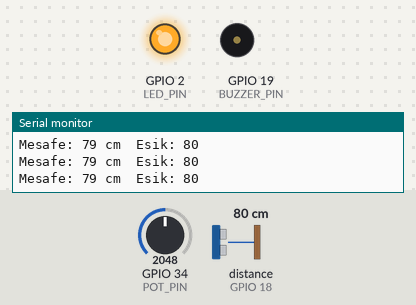
Recording of a program running on a simulated ESP32. On the bench: output pins drawn as LEDs (lit = HIGH), buzzer (waves = sounding), the last lines printed to the serial monitor. Wiring (inferred from the names in the program): ultrasonic range finder: trigger GPIO 5; echo GPIO 18. The inputs (shaded band) are chosen by the test bench; at power-on: distance to the obstacle (sensor on GPIO 18) 80 cm, GPIO 34 (POT_PIN) = 2048. The echo pulse lasts 58.3 µs per cm; pins used as bus, display or sensor lines are not drawn.

Above: at 1.25 s.
1.9 s: distance to the obstacle (sensor on GPIO 18) set to 2 cm
4.9 s: distance to the obstacle (sensor on GPIO 18) set to 18 cm
At 5.15 s:
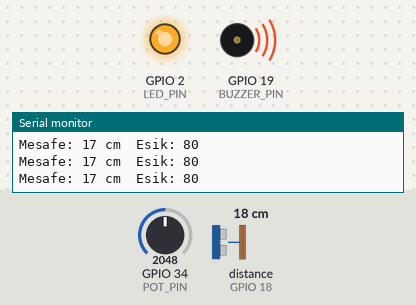
7.9 s: GPIO 34 (POT_PIN) set to 491
At 8.2 s:
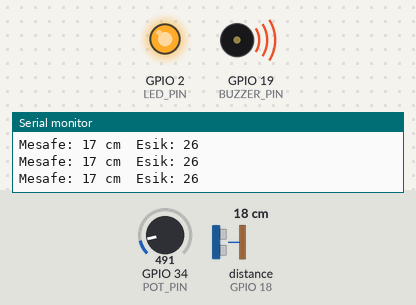
10.9 s: GPIO 34 (POT_PIN) set to 253
13.9 s: GPIO 34 (POT_PIN) set to 221
Timing chart, 0 to 16.4 s (numbered marks = the images above; inputs shaded):
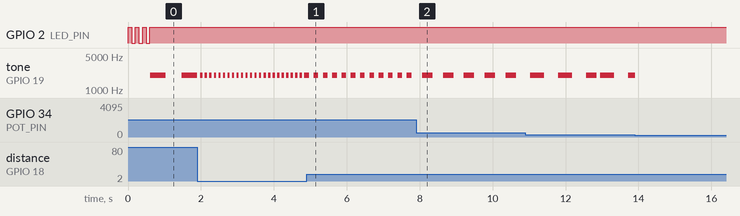

The program:

main.cpp
```cpp
#include <Arduino.h>
#include <WiFi.h>
#include <AsyncTCP.h>
#include <ESPAsyncWebServer.h>
#include <esp_sleep.h>

#define TRIG_PIN    5
#define ECHO_PIN    18
#define BUZZER_PIN  19
#define POT_PIN     34

#define BUZZER_CH   0
#define BUZZER_FREQ 2000
#define BUZZER_RES  8

#define LED_PIN     2

#define INACTIVITY_MS  120000UL
#define SLEEP_WAKEUP_S 10

RTC_DATA_ATTR int bootCount = 0;
RTC_DATA_ATTR unsigned long lastDistCm = 0;

AsyncWebServer server(80);
AsyncWebSocket ws("/ws");

int mesafe = 0;
int esik = 50;
unsigned long sonHareket = 0;
unsigned long sonBip = 0;
int bipAralik = 0;
bool bipDurum = false;

const char index_html[] PROGMEM = R"rawliteral(
<!DOCTYPE html>
<html lang="tr">
<head>
<meta charset="UTF-8">
<meta name="viewport" content="width=device-width, initial-scale=1.0">
<title>Park Sens&ouml;r&uuml;</title>
<style>
  * { margin: 0; padding: 0; box-sizing: border-box; }
  body {
    font-family: -apple-system, system-ui, sans-serif;
    background: #1a1a2e; color: #eee;
    min-height: 100vh; display: flex;
    justify-content: center; align-items: center;
    transition: background .5s;
  }
  .card {
    background: rgba(255,255,255,.06);
    backdrop-filter: blur(12px);
    border-radius: 32px; padding: 40px;
    text-align: center; width: 340px;
    box-shadow: 0 20px 60px rgba(0,0,0,.5);
  }
  h1 { font-size: 14px; text-transform: uppercase; letter-spacing: 3px; opacity: .5; margin-bottom: 8px; }
  .distance {
    font-size: 88px; font-weight: 800;
    line-height: 1; margin: 12px 0;
  }
  .distance .unit { font-size: 28px; font-weight: 400; opacity: .6; }
  .threshold {
    font-size: 14px; opacity: .5; margin-bottom: 24px;
  }
  .bar-wrap {
    background: rgba(255,255,255,.08);
    border-radius: 8px; height: 12px; overflow: hidden;
    margin-bottom: 28px;
  }
  .bar {
    height: 100%; width: 0%;
    border-radius: 8px;
    background: linear-gradient(90deg, #00e676, #ffea00, #ff1744);
    transition: width .3s;
  }
  .status {
    display: inline-block;
    padding: 8px 20px; border-radius: 40px;
    font-size: 13px; font-weight: 600;
  }
  .safe { background: #00e67622; color: #00e676; }
  .warn { background: #ffea0022; color: #ffea00; }
  .danger { background: #ff174422; color: #ff1744; }
  .wifi {
    margin-top: 20px; font-size: 12px; opacity: .3;
  }
  .wifi.on { opacity: .7; color: #00e676; }
</style>
</head>
<body>
<div class="card">
  <h1>Park Sens&ouml;r&uuml;</h1>
  <div class="distance" id="dist">-- <span class="unit">cm</span></div>
  <div class="threshold" id="thr">Eşik: -- cm</div>
  <div class="bar-wrap"><div class="bar" id="bar"></div></div>
  <div class="status safe" id="status">G&Uuml;VENLİ</div>
  <div class="wifi" id="wifi">WiFi'ye bağlanıyor...</div>
</div>
<script>
  const el = (id) => document.getElementById(id);
  const distEl = el('dist'), thrEl = el('thr'), barEl = el('bar');
  const statusEl = el('status'), wifiEl = el('wifi');

  function update(d, t) {
    distEl.innerHTML = d + ' <span class="unit">cm</span>';
    thrEl.textContent = 'E\u015Fik: ' + t + ' cm';
    const pct = Math.min(100, (d / t) * 100);
    barEl.style.width = (100 - pct) + '%';
    if (d <= t * 0.3) {
      statusEl.className = 'status danger';
      statusEl.textContent = 'TEHL\u0130KE';
      document.body.style.background = '#4a0e0e';
    } else if (d <= t * 0.7) {
      statusEl.className = 'status warn';
      statusEl.textContent = 'D\u0130KKAT';
      document.body.style.background = '#4a3f0e';
    } else {
      statusEl.className = 'status safe';
      statusEl.textContent = 'G\u00DCNL\u0130';
      document.body.style.background = '#0e4a1a';
    }
  }

  function baglan() {
    let wsUrl = (location.protocol === 'https:' ? 'wss://' : 'ws://') + location.host + '/ws';
    let ws = new WebSocket(wsUrl);
    ws.onopen = () => { wifiEl.textContent = 'Ba\u011Fl\u0131'; wifiEl.className = 'wifi on'; };
    ws.onclose = () => {
      wifiEl.textContent = 'Ba\u011Flant\u0131 koptu, yeniden ba\u011Flan\u0131yor...';
      wifiEl.className = 'wifi';
      setTimeout(baglan, 1500);
    };
    ws.onmessage = (e) => {
      try {
        const o = JSON.parse(e.data);
        if (o.d !== undefined) update(o.d, o.t || 50);
      } catch(_) {}
    };
  }
  baglan();
</script>
</body>
</html>
)rawliteral";

int mesafeOlc() {
  digitalWrite(TRIG_PIN, LOW);
  delayMicroseconds(2);
  digitalWrite(TRIG_PIN, HIGH);
  delayMicroseconds(10);
  digitalWrite(TRIG_PIN, LOW);
  long sure = pulseIn(ECHO_PIN, HIGH, 30000);
  if (sure == 0) return -1;
  return sure * 0.034 / 2;
}

void notifyClients() {
  String json = "{\"d\":" + String(mesafe) + ",\"t\":" + String(esik) + "}";
  ws.textAll(json);
}

void onWsEvent(AsyncWebSocket *server, AsyncWebSocketClient *client, AwsEventType type, void *arg, uint8_t *data, size_t len) {
  if (type == WS_EVT_CONNECT) {
    String json = "{\"d\":" + String(mesafe) + ",\"t\":" + String(esik) + "}";
    client->text(json);
  }
}

void setupWebServer() {
  server.on("/", HTTP_GET, [](AsyncWebServerRequest *r) {
    r->send(200, "text/html", index_html);
  });
  server.on("/api", HTTP_GET, [](AsyncWebServerRequest *r) {
    String json = "{\"d\":" + String(mesafe) + ",\"t\":" + String(esik) + "}";
    r->send(200, "application/json", json);
  });
  ws.onEvent(onWsEvent);
  server.addHandler(&ws);
  server.begin();
  Serial.println("Web server baslatildi");
}

void setupWiFi() {
  Serial.println("\n--- AP modu baslatiliyor ---");

  WiFi.mode(WIFI_AP);
  WiFi.softAP("ParkSensoru", "123456789");
  WiFi.softAPConfig(IPAddress(192, 168, 4, 1), IPAddress(192, 168, 4, 1), IPAddress(255, 255, 255, 0));

  digitalWrite(LED_PIN, HIGH);
  Serial.println("AP aktif: 'ParkSensoru' (sifre: 123456789)");
  Serial.println("Telefonunu bu aga bagla, tarayicinda 192.168.4.1 ac");
}

void goToDeepSleep() {
  Serial.println("120sn hareketsiz -> Deep sleep");
  digitalWrite(LED_PIN, LOW);
  ws.closeAll();
  server.end();
  WiFi.mode(WIFI_OFF);
  delay(100);
  esp_sleep_enable_timer_wakeup(SLEEP_WAKEUP_S * 1000000ULL);
  esp_deep_sleep_start();
}

void setup() {
  Serial.begin(115200);
  pinMode(TRIG_PIN, OUTPUT);
  pinMode(ECHO_PIN, INPUT);
  digitalWrite(TRIG_PIN, LOW);
  ledcSetup(BUZZER_CH, BUZZER_FREQ, BUZZER_RES);
  ledcAttachPin(BUZZER_PIN, BUZZER_CH);

  pinMode(LED_PIN, OUTPUT);
  digitalWrite(LED_PIN, LOW);

  for (int i = 0; i < 3; i++) {
    digitalWrite(LED_PIN, HIGH);
    delay(100);
    digitalWrite(LED_PIN, LOW);
    delay(100);
  }

  esp_sleep_wakeup_cause_t cause = esp_sleep_get_wakeup_cause();
  if (cause == ESP_SLEEP_WAKEUP_TIMER) {
    bootCount++;
    Serial.printf("Uyandim #%d, son mesafe: %lu cm\n", bootCount, lastDistCm);
    int toplam = 0, adet = 0;
    for (int i = 0; i < 3; i++) {
      int d = mesafeOlc();
      if (d > 0) { toplam += d; adet++; }
      delay(30);
    }
    if (adet > 0) {
      int ort = toplam / adet;
      if (abs(ort - (int)lastDistCm) < 5) {
        Serial.printf("Fark yok (%d vs %lu), tekrar uyku\n", ort, lastDistCm);
        esp_sleep_enable_timer_wakeup(SLEEP_WAKEUP_S * 1000000ULL);
        esp_deep_sleep_start();
      } else {
        Serial.println("Hareket algilandi, uyanik kaliniyor");
      }
    } else {
      Serial.println("Sensor hatasi, tekrar uyku");
      esp_sleep_enable_timer_wakeup(SLEEP_WAKEUP_S * 1000000ULL);
      esp_deep_sleep_start();
    }
  }

  setupWiFi();
  setupWebServer();
  sonHareket = millis();
  Serial.println("Sistem aktif");
}

void loop() {
  ws.cleanupClients();

  esik = map(analogRead(POT_PIN), 0, 4095, 10, 150);
  int yeni = mesafeOlc();

  if (yeni > 0) {
    if (abs(yeni - mesafe) >= 3 || mesafe == 0) {
      sonHareket = millis();
    }
    mesafe = yeni;
    lastDistCm = mesafe;

    Serial.print("Mesafe: "); Serial.print(mesafe);
    Serial.print(" cm  Esik: "); Serial.println(esik);

    if (mesafe < esik) {
      bipAralik = map(mesafe, 0, esik, 50, 400);
      bipAralik = constrain(bipAralik, 50, 400);
      unsigned long now = millis();
      if (now - sonBip >= (unsigned long)bipAralik) {
        sonBip = now;
        bipDurum = !bipDurum;
        ledcWrite(BUZZER_CH, bipDurum ? 128 : 0);
      }
    } else {
      ledcWrite(BUZZER_CH, 0);
      bipDurum = false;
    }

    notifyClients();
    notifyClients();
  } else {
    Serial.println("Sensor okunamadi");
    ledcWrite(BUZZER_CH, 0);
    notifyClients();
  }

  if (millis() - sonHareket > INACTIVITY_MS) {
    goToDeepSleep();
  }

  delay(30);
}
```

Measured:
- after the input at 1.9 s, tone on GPIO 19 (BUZZER_PIN): alternates 2000 Hz for 0.06 s and silent for 0.06 s, starting after 0.09 s
- after the input at 4.9 s, tone on GPIO 19 (BUZZER_PIN): alternates 2000 Hz for 0.13 s and silent for 0.13 s, starting after 0.07 s
- after the input at 7.9 s, tone on GPIO 19 (BUZZER_PIN): alternates 2000 Hz for 0.29 s and silent for 0.29 s, starting after 0.16 s
- by itself, tone on GPIO 19 (BUZZER_PIN): alternates 2000 Hz for 0.43 s and silent for 0.43 s
